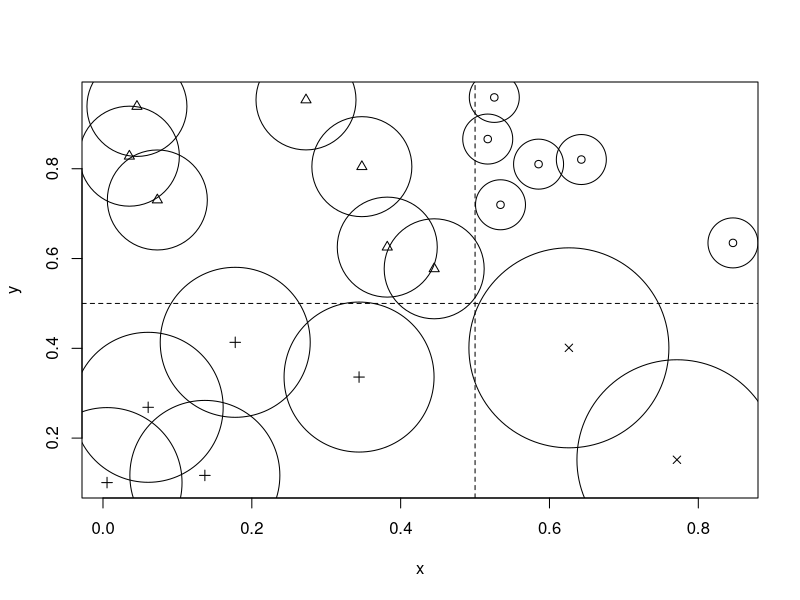
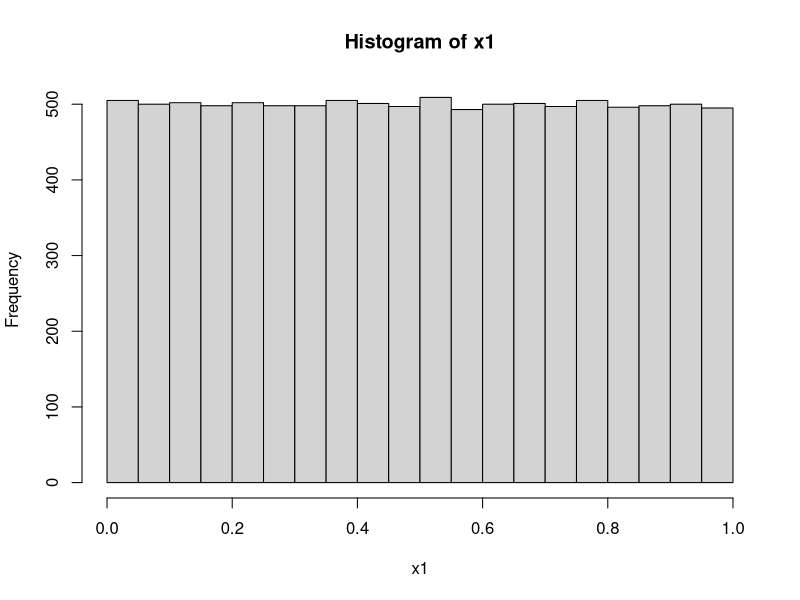
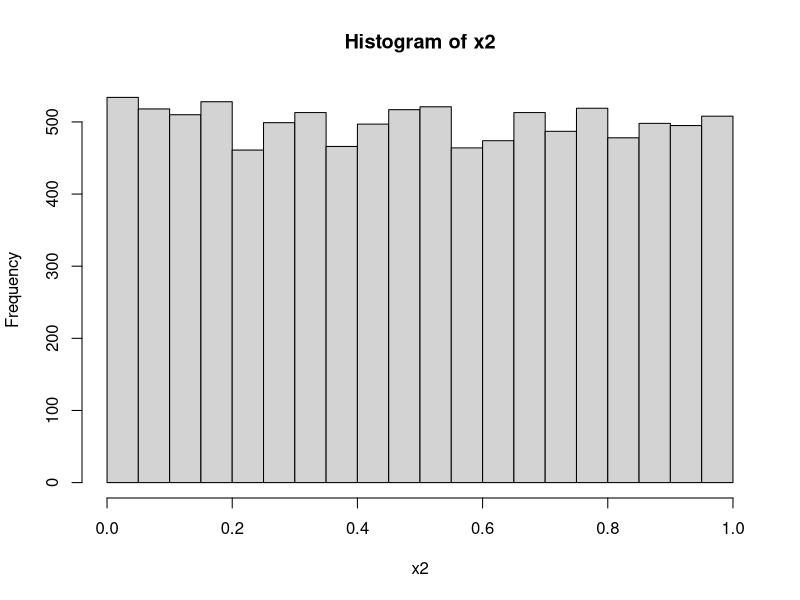
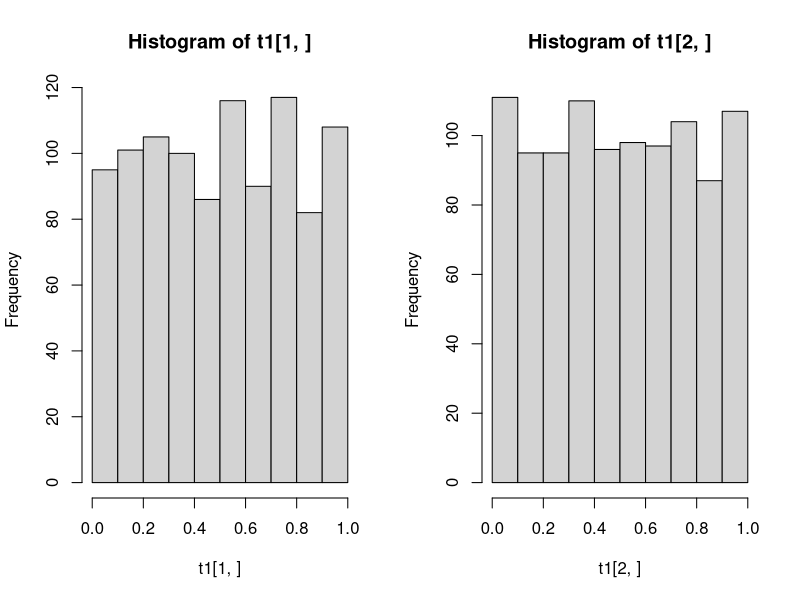
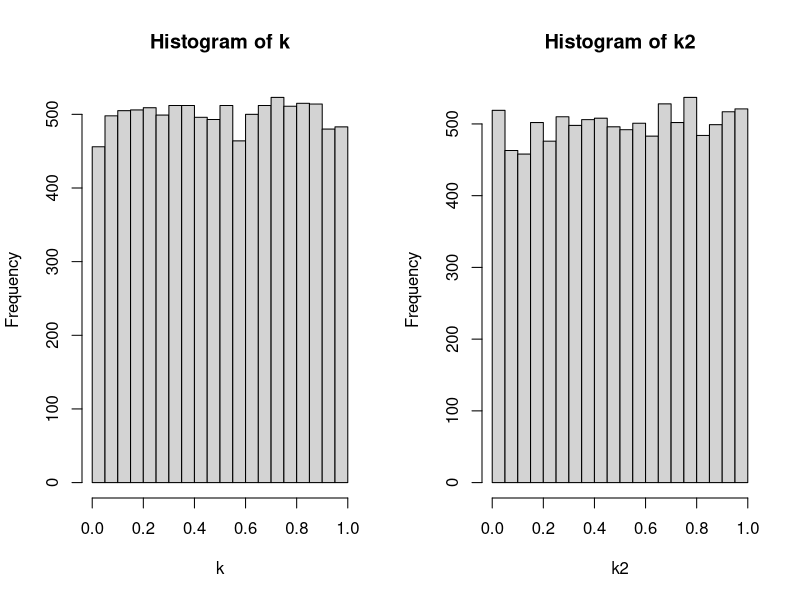
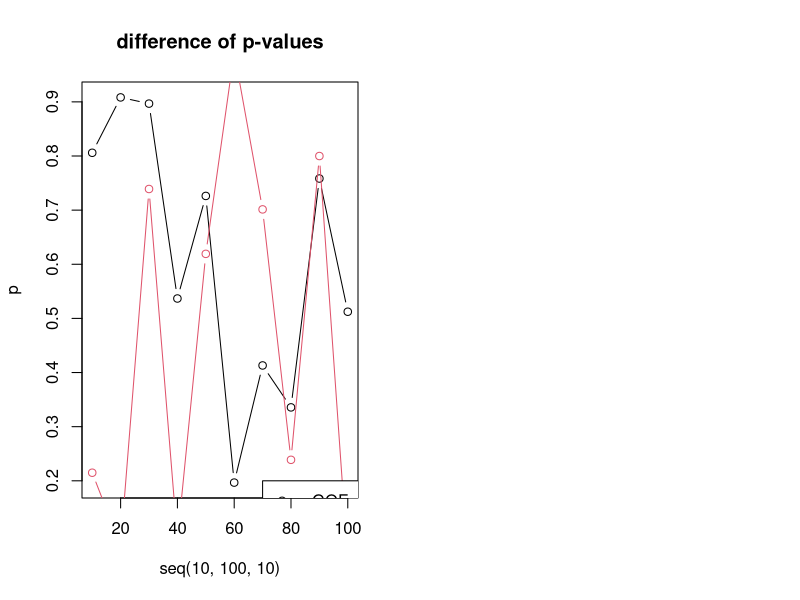

Recreate these plots in R, in order.
##-HW1-################
#1(a)
rep(seq(0,4), each = 5)

#1(b)
seq(1:5) + rep(0:4, each = 5)

#1(C) 
x <- c("red","yellow","blue","green","magenta","cyan")
i <- seq(1:3) + rep(0:3, each = 3)
x[i]


#2(a)-################
library(spatstat)

mindist <- function(x, y){
 min(nndist(x, y))
}

x <- runif(20)
y <- runif(20)
mindist(x, y)

#2(b)
grid <- function(x){
  if(x[1] > 0.5 && x[2] > 0.5){index <- 1
  }else if(x[1] < 0.5 && x[2] > 0.5){index <- 2
  }else if(x[1] < 0.5 && x[2] < 0.5){index <- 3
  }else {index <- 4}
}
xy <- rbind(x,y)
index <- apply(xy, 2, grid)

plot(x, y, pch=index)
abline(h = 0.5, v = 0.5, lty=2)

#2(c)
symbols(x, y, circles = index, add = T)


#3-################
gcd = function(a,b){
  if (b==0) a else gcd(b, a %% b) 
}

lcm = function(c,d){
  return(c * d / gcd(c,d)) 
}


#4(a)-################
midsqur <- function(seed,times){
  numvector <- NULL
  for(i in 1:times){
    num <- seed * seed
    seed <- (num%/%1000) %% 1000000
    numvector <- c(numvector, seed)
  }
  numvector <- (numvector / 10^6)
  return(numvector)
}

x <- ceiling(runif(1, 0, 999999)) 
x1 <- midsqur(x, 10000)
hist(x1)
ks.test(x1, y = "punif")

for(i in 1:length(x1)){
  y <- x1[i] - x1
  yc <- x1[which(y == 0)]
}
table(yc)


#4(b)
x1 <- 0.6
x2 <- 0
for (i in 1:10000){
  x1 <- (69069*x1) %% 2^32
  x2 <- c(x2, x1)
}
x2 <- x2[-1] / 2^32
hist(x2)

v <- floor(x2 * 10) 
chisq.test(table(v))
ks.test(x2, y = "punif")


#4(c)
xi <- rnorm(1, 0, 1)
yi <- rnorm(1, 0, 1)
zi <- rnorm(1, 0, 1)
vector <- NULL

for (j in 1:10000) {
  xi <- (171*xi) %% 30269
  yi <- (172*yi) %% 30307
  zi <- (170*zi) %% 30323
  ui <- ((xi/30269) + (yi/30307) + (zi/30323)) %% 1
  vector <- c(vector, ui)
}

v <- floor(x2 * 10) 
chisq.test(table(v))
ks.test(vector, y = "punif")


#5(a)-################
t1 <- NULL
be <- 10000/15
for (i in 1:1000) {
  a1 <- sample(c(1:15), 10000, T)
  a2 <- ceiling(15 * runif(10000))
  b1 <- table(a1)
  b2 <- table(a2)
  c1 <- sum((b1-be)^2 / be)
  c2 <- sum((b2-be)^2 / be)
  d1 <- pchisq(c1, 14)
  d2 <- pchisq(c2, 14)
  t1 <- cbind(t1,c(d1,d2))
}
par(mfrow = c(1, 2))
hist(t1[1,])
hist(t1[2,])

v1 <- table(floor(t1[1,] * 10))
chisq.test(v1)
v2 <- table(floor(t1[2,] * 10))
chisq.test(v2)

#5(b)
casio <- function(seed, times){
  phi <- (1+sqrt(5)) / 2
  uvector <- NULL
  for(i in 1:times){
    seed <- ((phi+seed)^5) %% 1
    uvector <- c(uvector,seed)
  }
  return(uvector)
}

casio2 <- function(seed, times){
  uvector <- NULL
  for(i in 1:times){
    seed <- ((sqrt(2)+seed)^5) %% 1
    uvector <- c(uvector,seed)
  }
  return(uvector)
}

l <- runif(1, 0, 1)
k <- casio(l, 10000)
k2 <- casio2(l, 10000)
par(mfrow = c(1, 2))
hist(k)
hist(k2)

v1 <- floor(k * 10)
chisq.test(table(v1))
v2 <- floor(k2 * 10)
chisq.test(table(v2))

#6
fibonacci <- function(seed, n){ 
  m <- length(seed) - 1 
  for (j in 1:n) { 
    x <- (seed[j] + seed[j+m]) %% 1
    seed <- c(seed,x)
  }
  return(seed[-c(1:(m+1))])
}

 
p <- NULL
pid <- NULL
for(i in 1:10){
  k <- runif(10*i, 0, 1)
  k <- fibonacci(k, 10000)
  pvector <- chisq.test(table(ceiling(k*10)/10))$p.value
  p <- c(p, pvector)
  mat <- matrix(k[-1], ncol=3333, byrow = F)
  mat2 <- apply(mat, 2, rank)
  mat3 <- mat2[1,]*100 + mat2[2,]*10 + mat2[3,]
  pidvector <- chisq.test(table(mat3))$p.value
  pid <- c(pid, pidvector)
}

plot(seq(10, 100, 10), p, type = "b", main = "difference of p-values")
lines(seq(10, 100, 10), pid, type = "b", col = 2)
legend(70, .2, c("GOF", "Indept"), col = c(1, 2), lty = 1, pch = 1)
abline(h = 0.05, col = 3)
